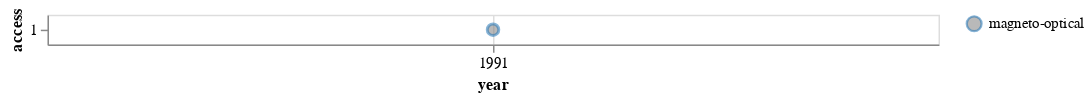

Here is the notebook cell this chart was saved with:
### Code cell
second_chart

### Figure 1 — Vega-Lite specification as saved in the notebook (floating-point values rounded to 4 significant figures)
{"config": {"view": {"continuousWidth": 400, "continuousHeight": 300}}, "data": {"name": "data-56797cbe1e90c5b6856a929c250d4027"}, "mark": {"type": "circle", "fill": "gray", "size": 60, "stroke": "#2476B6"}, "encoding": {"opacity": {"type": "nominal", "field": "type", "legend": {"title": ""}}, "x": {"type": "temporal", "field": "year"}, "y": {"type": "nominal", "field": "access"}}, "transform": [{"filter": "datum.type == \"magneto-optical\""}], "width": 600, "$schema": "https://vega.github.io/schema/vega-lite/v4.8.1.json", "datasets": {"data-56797cbe1e90c5b6856a929c250d4027": [{"year": "1932-01-01T00:00:00", "name": "Drum memory", "type": "magnetic", "usage": "1960s", "capacity": 62500, "lifespan": null, "access": 0.0}, {"year": "1946-01-01T00:00:00", "name": "Williams-Kilburn Tube", "type": "cathode ray tube", "usage": "1955", "capacity": 1000, "lifespan": null, "access": 1.0}, {"year": "1949-01-01T00:00:00", "name": "Magnetic-core memory", "type": "magnetic", "usage": "1970s", "capacity": 100000, "lifespan": null, "access": 1.0}, {"year": "1952-01-01T00:00:00", "name": "Magnetic Band (Tape)", "type": "magnetic", "usage": "today", "capacity": 1000000, "lifespan": null, "access": 0.0}, {"year": "1956-01-01T00:00:00", "name": "Hard Disk Drive", "type": "magnetic", "usage": "today", "capacity": 2000000000000, "lifespan": null, "access": 1.0}, {"year": "1960-01-01T00:00:00", "name": "Magnetic stripe card", "type": "magnetic", "usage": null, "capacity": 200, "lifespan": "3", "access": 0.0}, {"year": "1969-01-01T00:00:00", "name": "Floppy Disk", "type": "magnetic", "usage": "1990s", "capacity": 1440000, "lifespan": "5--30", "access": 1.0}, {"year": "1970-01-01T00:00:00", "name": "Bubble Memory", "type": "magnetic", "usage": "1980s", "capacity": 125000, "lifespan": null, "access": 0.0}, {"year": "1978-01-01T00:00:00", "name": "LaserDisc (LD)/Discovision (DV)", "type": "optical", "usage": "2001", "capacity": 324000000, "lifespan": null, "access": 1.0}, {"year": "1979-01-01T00:00:00", "name": "Solid-State-Drive (SSD)", "type": "electronic", "usage": "today", "capacity": 5000000000000, "lifespan": "~10", "access": 1.0}, {"year": "1981-01-01T00:00:00", "name": "Compact Disc (CD)", "type": "optical", "usage": "today", "capacity": 700000000, "lifespan": "25", "access": 1.0}, {"year": "1987-01-01T00:00:00", "name": "Digital Audio Tape (DAT)", "type": "electro-mechanical", "usage": "2005", "capacity": 256000, "lifespan": "30", "access": 0.0}, {"year": "1991-01-01T00:00:00", "name": "Mini-Disc", "type": "magneto-optical", "usage": "2001", "capacity": 140000000, "lifespan": "30-40", "access": 1.0}, {"year": "1992-01-01T00:00:00", "name": "Digital Compact Cassette (DCC)", "type": "magnetic", "usage": "1996", "capacity": 250000000, "lifespan": "30", "access": 0.0}, {"year": "1994-01-01T00:00:00", "name": "Zip Drive", "type": "magnetic", "usage": "1990s", "capacity": 95370000, "lifespan": "5-10", "access": 1.0}, {"year": "1995-01-01T00:00:00", "name": "CompactFlash (CF)", "type": "electronic", "usage": "today", "capacity": 256000000000, "lifespan": "70-80", "access": 1.0}, {"year": "1995-01-01T00:00:00", "name": "Digital Versatile Disc (DVD)", "type": "optical", "usage": "today", "capacity": 4500000000, "lifespan": "25", "access": 1.0}, {"year": "2000-01-01T00:00:00", "name": "USB Flash Disk", "type": "electronic", "usage": "today", "capacity": 2000000000000, "lifespan": "10", "access": 1.0}, {"year": "2001-01-01T00:00:00", "name": "Secure Digital (SD) card", "type": "electronic", "usage": "today", "capacity": 128000000000000, "lifespan": "10", "access": 1.0}, {"year": "2002-01-01T00:00:00", "name": "Blu-ray Disc (BD)", "type": "optical", "usage": "2019", "capacity": 128000000000, "lifespan": "100-150", "access": 1.0}, {"year": "2004-01-01T00:00:00", "name": "Holographic Versatile Disc (HVD)", "type": "optical", "usage": "today", "capacity": 3900000000, "lifespan": "3", "access": 1.0}, {"year": "2009-01-01T00:00:00", "name": "Millennial Disc (M-DISC)", "type": "optical", "usage": "2016", "capacity": 100000000000, "lifespan": "1000", "access": 1.0}, {"year": "2016-01-01T00:00:00", "name": "Chlorine Atomic memory", "type": "atomic", "usage": "today", "capacity": 1000, "lifespan": "U", "access": null}, {"year": "2019-01-01T00:00:00", "name": "DNA", "type": "molecular", "usage": "today", "capacity": 215000000000000000, "lifespan": "500", "access": 0.0}, {"year": "2020-01-01T00:00:00", "name": "Metabolites", "type": "molecular", "usage": "today", "capacity": 70000, "lifespan": null, "access": 0.0}]}}
